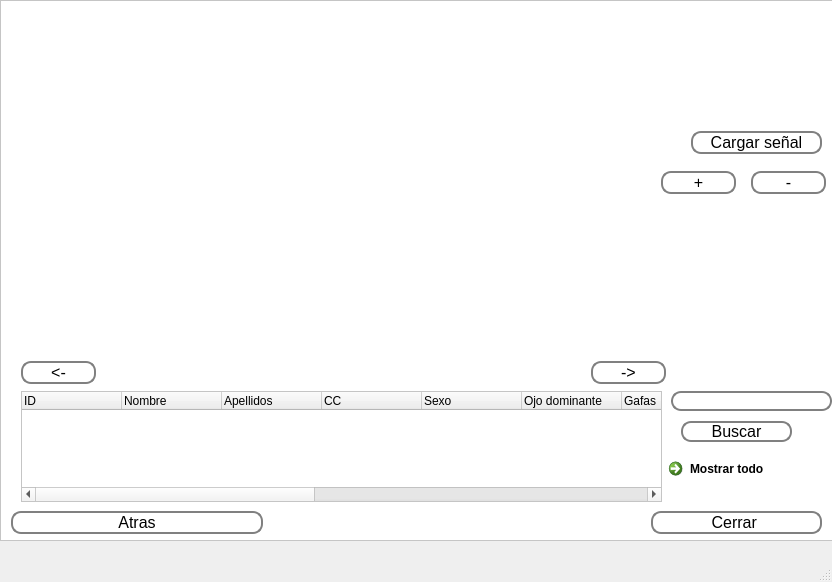
<?xml version="1.0" encoding="UTF-8"?>
<ui version="4.0">
 <class>MainWindow</class>
 <widget class="QMainWindow" name="MainWindow">
  <property name="geometry">
   <rect>
    <x>0</x>
    <y>0</y>
    <width>832</width>
    <height>582</height>
   </rect>
  </property>
  <property name="windowTitle">
   <string>Señales EEG</string>
  </property>
  <widget class="QWidget" name="centralwidget">
   <widget class="QWidget" name="campo_grafico" native="true">
    <property name="geometry">
     <rect>
      <x>20</x>
      <y>10</y>
      <width>641</width>
      <height>351</height>
     </rect>
    </property>
   </widget>
   <widget class="QScrollArea" name="scrollArea">
    <property name="geometry">
     <rect>
      <x>0</x>
      <y>0</y>
      <width>851</width>
      <height>541</height>
     </rect>
    </property>
    <property name="palette">
     <palette>
      <active>
       <colorrole role="Base">
        <brush brushstyle="SolidPattern">
         <color alpha="255">
          <red>255</red>
          <green>255</green>
          <blue>255</blue>
         </color>
        </brush>
       </colorrole>
       <colorrole role="Window">
        <brush brushstyle="SolidPattern">
         <color alpha="255">
          <red>255</red>
          <green>255</green>
          <blue>255</blue>
         </color>
        </brush>
       </colorrole>
      </active>
      <inactive>
       <colorrole role="Base">
        <brush brushstyle="SolidPattern">
         <color alpha="255">
          <red>255</red>
          <green>255</green>
          <blue>255</blue>
         </color>
        </brush>
       </colorrole>
       <colorrole role="Window">
        <brush brushstyle="SolidPattern">
         <color alpha="255">
          <red>255</red>
          <green>255</green>
          <blue>255</blue>
         </color>
        </brush>
       </colorrole>
      </inactive>
      <disabled>
       <colorrole role="Base">
        <brush brushstyle="SolidPattern">
         <color alpha="255">
          <red>255</red>
          <green>255</green>
          <blue>255</blue>
         </color>
        </brush>
       </colorrole>
       <colorrole role="Window">
        <brush brushstyle="SolidPattern">
         <color alpha="255">
          <red>255</red>
          <green>255</green>
          <blue>255</blue>
         </color>
        </brush>
       </colorrole>
      </disabled>
     </palette>
    </property>
    <property name="autoFillBackground">
     <bool>false</bool>
    </property>
    <property name="widgetResizable">
     <bool>true</bool>
    </property>
    <widget class="QWidget" name="scrollAreaWidgetContents">
     <property name="geometry">
      <rect>
       <x>0</x>
       <y>0</y>
       <width>849</width>
       <height>539</height>
      </rect>
     </property>
     <widget class="QPushButton" name="btn_load">
      <property name="geometry">
       <rect>
        <x>690</x>
        <y>130</y>
        <width>131</width>
        <height>23</height>
       </rect>
      </property>
      <property name="font">
       <font>
        <pointsize>12</pointsize>
       </font>
      </property>
      <property name="styleSheet">
       <string notr="true">QPushButton {
    border: 2px solid gray;
    border-radius: 10px;
    padding: 0 8px;
    background: rgb(255, 255, 255);
    selection-background-color: darkgray;
    }

QPushButton:hover {
    border: 2px solid gray;
    border-radius: 10px;
    padding: 0 8px;
    background: rgb(222, 222, 222);
    selection-background-color: darkgray;
    }

QPushButton:pressed {
    border: 2px solid gray;
    border-radius: 10px;
    padding: 0 8px;
    background:rgb(176, 176, 176);
    selection-background-color: darkgray;
    }
</string>
      </property>
      <property name="text">
       <string>Cargar señal</string>
      </property>
     </widget>
     <widget class="QPushButton" name="btn_leave">
      <property name="geometry">
       <rect>
        <x>650</x>
        <y>510</y>
        <width>171</width>
        <height>23</height>
       </rect>
      </property>
      <property name="font">
       <font>
        <pointsize>12</pointsize>
       </font>
      </property>
      <property name="styleSheet">
       <string notr="true">QPushButton {
    border: 2px solid gray;
    border-radius: 10px;
    padding: 0 8px;
    background: rgb(255, 255, 255);
    selection-background-color: darkgray;
    }

QPushButton:hover {
    border: 2px solid gray;
    border-radius: 10px;
    padding: 0 8px;
    background: rgb(222, 222, 222);
    selection-background-color: darkgray;
    }

QPushButton:pressed {
    border: 2px solid gray;
    border-radius: 10px;
    padding: 0 8px;
    background:rgb(176, 176, 176);
    selection-background-color: darkgray;
    }
</string>
      </property>
      <property name="text">
       <string>Cerrar </string>
      </property>
     </widget>
     <widget class="QLabel" name="logo">
      <property name="geometry">
       <rect>
        <x>660</x>
        <y>0</y>
        <width>171</width>
        <height>111</height>
       </rect>
      </property>
      <property name="text">
       <string/>
      </property>
     </widget>
     <widget class="QPushButton" name="btn_behind">
      <property name="geometry">
       <rect>
        <x>20</x>
        <y>360</y>
        <width>75</width>
        <height>23</height>
       </rect>
      </property>
      <property name="font">
       <font>
        <pointsize>12</pointsize>
       </font>
      </property>
      <property name="styleSheet">
       <string notr="true">QPushButton {
    border: 2px solid gray;
    border-radius: 10px;
    padding: 0 8px;
    background: rgb(255, 255, 255);
    selection-background-color: darkgray;
    }

QPushButton:hover {
    border: 2px solid gray;
    border-radius: 10px;
    padding: 0 8px;
    background: rgb(222, 222, 222);
    selection-background-color: darkgray;
    }

QPushButton:pressed {
    border: 2px solid gray;
    border-radius: 10px;
    padding: 0 8px;
    background:rgb(176, 176, 176);
    selection-background-color: darkgray;
    }
</string>
      </property>
      <property name="text">
       <string>&lt;-</string>
      </property>
     </widget>
     <widget class="QPushButton" name="btn_ahead">
      <property name="geometry">
       <rect>
        <x>590</x>
        <y>360</y>
        <width>75</width>
        <height>23</height>
       </rect>
      </property>
      <property name="font">
       <font>
        <pointsize>12</pointsize>
       </font>
      </property>
      <property name="styleSheet">
       <string notr="true">QPushButton {
    border: 2px solid gray;
    border-radius: 10px;
    padding: 0 8px;
    background: rgb(255, 255, 255);
    selection-background-color: darkgray;
    }

QPushButton:hover {
    border: 2px solid gray;
    border-radius: 10px;
    padding: 0 8px;
    background: rgb(222, 222, 222);
    selection-background-color: darkgray;
    }

QPushButton:pressed {
    border: 2px solid gray;
    border-radius: 10px;
    padding: 0 8px;
    background:rgb(176, 176, 176);
    selection-background-color: darkgray;
    }
</string>
      </property>
      <property name="text">
       <string>-&gt;</string>
      </property>
     </widget>
     <widget class="QPushButton" name="btn_increase">
      <property name="geometry">
       <rect>
        <x>660</x>
        <y>170</y>
        <width>75</width>
        <height>23</height>
       </rect>
      </property>
      <property name="font">
       <font>
        <pointsize>12</pointsize>
       </font>
      </property>
      <property name="styleSheet">
       <string notr="true">QPushButton {
    border: 2px solid gray;
    border-radius: 10px;
    padding: 0 8px;
    background: rgb(255, 255, 255);
    selection-background-color: darkgray;
    }

QPushButton:hover {
    border: 2px solid gray;
    border-radius: 10px;
    padding: 0 8px;
    background: rgb(222, 222, 222);
    selection-background-color: darkgray;
    }

QPushButton:pressed {
    border: 2px solid gray;
    border-radius: 10px;
    padding: 0 8px;
    background:rgb(176, 176, 176);
    selection-background-color: darkgray;
    }
</string>
      </property>
      <property name="text">
       <string>+</string>
      </property>
     </widget>
     <widget class="QPushButton" name="btn_decrease">
      <property name="geometry">
       <rect>
        <x>750</x>
        <y>170</y>
        <width>75</width>
        <height>23</height>
       </rect>
      </property>
      <property name="font">
       <font>
        <pointsize>12</pointsize>
       </font>
      </property>
      <property name="styleSheet">
       <string notr="true">QPushButton {
    border: 2px solid gray;
    border-radius: 10px;
    padding: 0 8px;
    background: rgb(255, 255, 255);
    selection-background-color: darkgray;
    }

QPushButton:hover {
    border: 2px solid gray;
    border-radius: 10px;
    padding: 0 8px;
    background: rgb(222, 222, 222);
    selection-background-color: darkgray;
    }

QPushButton:pressed {
    border: 2px solid gray;
    border-radius: 10px;
    padding: 0 8px;
    background:rgb(176, 176, 176);
    selection-background-color: darkgray;
    }
</string>
      </property>
      <property name="text">
       <string>-</string>
      </property>
     </widget>
     <widget class="QLineEdit" name="line_search">
      <property name="geometry">
       <rect>
        <x>670</x>
        <y>390</y>
        <width>161</width>
        <height>20</height>
       </rect>
      </property>
      <property name="styleSheet">
       <string notr="true">QLineEdit {
    border: 2px solid gray;
    border-radius: 10px;
    padding: 0 8px;
    background: rgb(255, 255, 255);
    selection-background-color: darkgray;
}
</string>
      </property>
     </widget>
     <widget class="QPushButton" name="btn_search">
      <property name="geometry">
       <rect>
        <x>680</x>
        <y>420</y>
        <width>111</width>
        <height>21</height>
       </rect>
      </property>
      <property name="minimumSize">
       <size>
        <width>111</width>
        <height>21</height>
       </size>
      </property>
      <property name="maximumSize">
       <size>
        <width>111</width>
        <height>21</height>
       </size>
      </property>
      <property name="font">
       <font>
        <pointsize>12</pointsize>
       </font>
      </property>
      <property name="styleSheet">
       <string notr="true">QPushButton {
    border: 2px solid gray;
    border-radius: 10px;
    padding: 0 8px;
    background: rgb(255, 255, 255);
    selection-background-color: darkgray;
    }

QPushButton:hover {
    border: 2px solid gray;
    border-radius: 10px;
    padding: 0 8px;
    background: rgb(222, 222, 222);
    selection-background-color: darkgray;
    }

QPushButton:pressed {
    border: 2px solid gray;
    border-radius: 10px;
    padding: 0 8px;
    background:rgb(176, 176, 176);
    selection-background-color: darkgray;
    }
</string>
      </property>
      <property name="text">
       <string>Buscar</string>
      </property>
     </widget>
     <widget class="QTreeWidget" name="table">
      <property name="geometry">
       <rect>
        <x>20</x>
        <y>390</y>
        <width>641</width>
        <height>111</height>
       </rect>
      </property>
      <column>
       <property name="text">
        <string>ID</string>
       </property>
      </column>
      <column>
       <property name="text">
        <string>Nombre</string>
       </property>
      </column>
      <column>
       <property name="text">
        <string>Apellidos</string>
       </property>
      </column>
      <column>
       <property name="text">
        <string>CC</string>
       </property>
      </column>
      <column>
       <property name="text">
        <string>Sexo</string>
       </property>
      </column>
      <column>
       <property name="text">
        <string>Ojo dominante</string>
       </property>
      </column>
      <column>
       <property name="text">
        <string>Gafas</string>
       </property>
      </column>
      <column>
       <property name="text">
        <string>Snellen</string>
       </property>
      </column>
      <column>
       <property name="text">
        <string>Snellen corregido</string>
       </property>
      </column>
      <column>
       <property name="text">
        <string>Estimulo</string>
       </property>
      </column>
      <column>
       <property name="text">
        <string>Edad</string>
       </property>
      </column>
      <column>
       <property name="text">
        <string>Tiempo</string>
       </property>
      </column>
      <column>
       <property name="text">
        <string>Responsable</string>
       </property>
      </column>
      <column>
       <property name="text">
        <string>Ubicación</string>
       </property>
      </column>
     </widget>
     <widget class="QPushButton" name="back">
      <property name="geometry">
       <rect>
        <x>10</x>
        <y>510</y>
        <width>252</width>
        <height>23</height>
       </rect>
      </property>
      <property name="font">
       <font>
        <pointsize>12</pointsize>
       </font>
      </property>
      <property name="styleSheet">
       <string notr="true">QPushButton {
    border: 2px solid gray;
    border-radius: 10px;
    padding: 0 8px;
    background: rgb(255, 255, 255);
    selection-background-color: darkgray;
    }

QPushButton:hover {
    border: 2px solid gray;
    border-radius: 10px;
    padding: 0 8px;
    background: rgb(222, 222, 222);
    selection-background-color: darkgray;
    }

QPushButton:pressed {
    border: 2px solid gray;
    border-radius: 10px;
    padding: 0 8px;
    background:rgb(176, 176, 176);
    selection-background-color: darkgray;
    }
</string>
      </property>
      <property name="text">
       <string>Atras</string>
      </property>
      <property name="autoDefault">
       <bool>false</bool>
      </property>
     </widget>
     <widget class="QCommandLinkButton" name="btn_show">
      <property name="geometry">
       <rect>
        <x>660</x>
        <y>450</y>
        <width>161</width>
        <height>31</height>
       </rect>
      </property>
      <property name="text">
       <string>Mostrar todo</string>
      </property>
     </widget>
    </widget>
   </widget>
   <zorder>scrollArea</zorder>
   <zorder>campo_grafico</zorder>
  </widget>
  <widget class="QMenuBar" name="menubar">
   <property name="geometry">
    <rect>
     <x>0</x>
     <y>0</y>
     <width>832</width>
     <height>21</height>
    </rect>
   </property>
  </widget>
  <widget class="QStatusBar" name="statusbar"/>
 </widget>
 <resources/>
 <connections/>
</ui>
